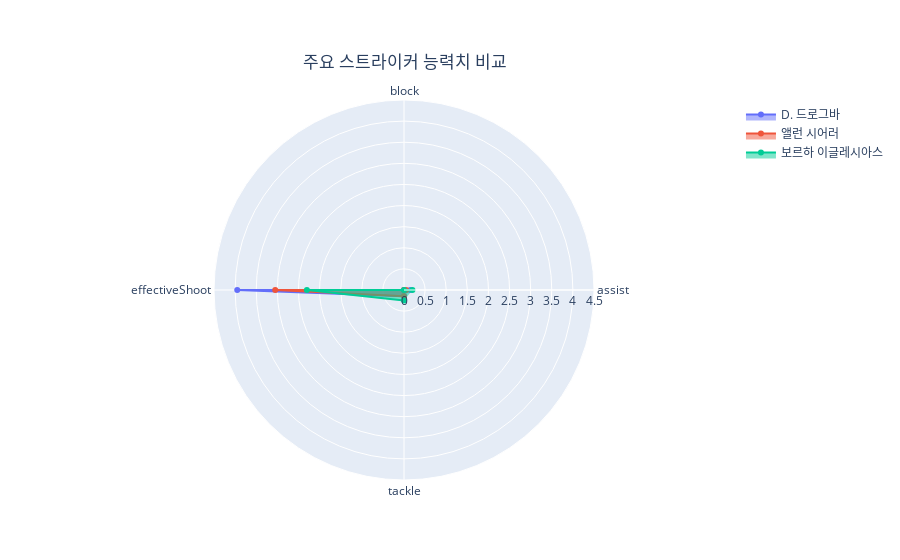

Here is the notebook cell this chart was saved with:
### Code cell
fig = go.Figure()



fig.add_trace(go.Scatterpolar(
      r=[st_top3.loc[0]['assist'], st_top3.loc[0]['block'], 
         st_top3.loc[0]['effectiveShoot'], st_top3.loc[0]['tackle']],
      theta=categories,
      fill='toself',
      name=st_topSp[0]
))

fig.add_trace(go.Scatterpolar(
      r=[st_top3.loc[1]['assist'], st_top3.loc[1]['block'], 
         st_top3.loc[1]['effectiveShoot'], st_top3.loc[1]['tackle']],
      theta=categories,
      fill='toself',
      name=st_topSp[1]
))

fig.add_trace(go.Scatterpolar(
      r=[st_top3.loc[2]['assist'], st_top3.loc[2]['block'], 
         st_top3.loc[2]['effectiveShoot'], st_top3.loc[2]['tackle']],
      theta=categories,
      fill='toself',
      name=st_topSp[2]
))



fig.update_layout(
  polar=dict(
    radialaxis=dict(
      visible=True,
      range=[0, 4.5]
    )),
  showlegend=True,
    title = {
        'text': '주요 스트라이커 능력치 비교',
        'x': 0.45, 
        'y': 0.9,
    }
)

fig.show()

### Figure 1 — Plotly figure (JSON) as saved in the notebook; plotly's stock layout.template omitted (floating-point values rounded to 4 significant figures)
{"data": [{"fill": "toself", "name": "D. 드로그바", "r": [0.15, 0, 3.95, 0.15], "theta": ["assist", "block", "effectiveShoot", "tackle"], "type": "scatterpolar"}, {"fill": "toself", "name": "앨런 시어러", "r": [0.05, 0, 3.05, 0.15], "theta": ["assist", "block", "effectiveShoot", "tackle"], "type": "scatterpolar"}, {"fill": "toself", "name": "보르하 이글레시아스", "r": [0.2, 0, 2.3, 0.25], "theta": ["assist", "block", "effectiveShoot", "tackle"], "type": "scatterpolar"}], "layout": {"polar": {"radialaxis": {"range": [0, 4.5], "visible": true}}, "showlegend": true, "title": {"text": "주요 스트라이커 능력치 비교", "x": 0.45, "y": 0.9}}}
